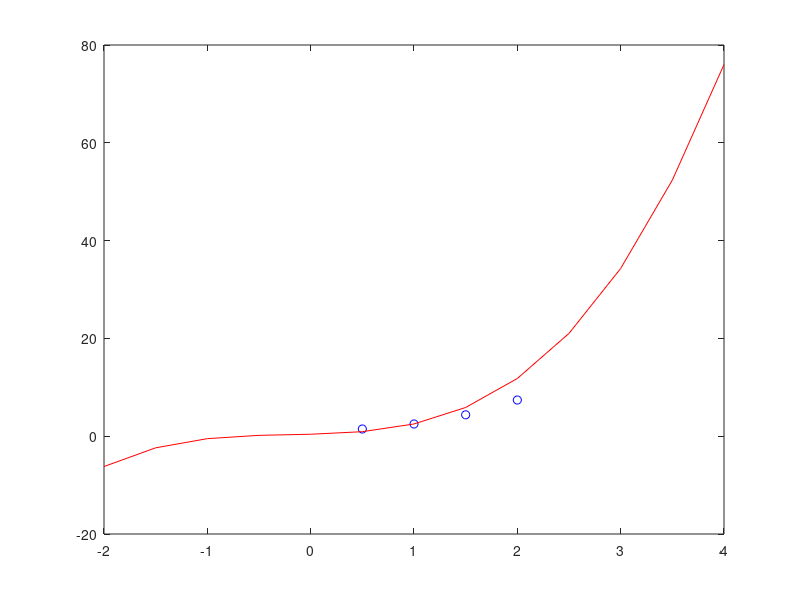

Reproduce this figure in MATLAB.
% Given the dataset:
% x |   0.5     1.0     1.5     2.0
% f |   1.475   2.5     4.375   7.4
% -> Since there are 4 points in this dataset, the interpolation polynomial must be in 3rd degree. 

f = [1.475   2.5     4.375   7.4]';
x = [0.5     1.0     1.5     2.0];
% Plot 4 datapoints
plot(x, f, 'bo');
hold on;

V = vander(x); % Create Vandermode matrix
s = inv(V) * f;
disp(s);

% Plot the curve
fx = @(x) s(1) + s(2) * x + s(3) * x.^2 + s(4) * x.^3;
X = -2 : 0.5 : 4;
Y = feval(fx, X);
plot(X, Y, 'r-');